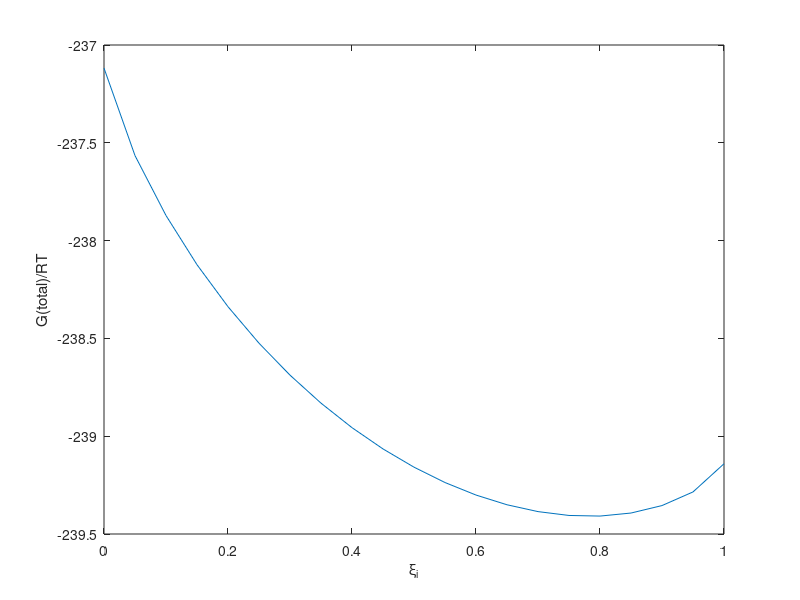

Here is the MATLAB script that generated this plot:
% Example 17.3 reworked showing that Gibbs energy is minimized
% at equilibrium conversion. From Example 17.3, the equilibrium
% conversion is 0.784 at 1 bar and 900K.

names = {'butane','butadiene','hydrogen', 'water'};
% butane  = butadiene + H2
% steam is 'inert'
% at reaction temperature from textbook example
% Note: it is necessary to recalculate DGform if T changes.
DGform = [232.854 243.474 0 -198.204];
T = 900; % K

R = 8.314; % J/molK
P = 1; %bar
DGoRT = 1000*DGform/R/T; %convert to J/mol

% reaction coordinate array
% (using a very small number instead of zero avoids blowup of log)
xi = [1e-10 .05:.05:0.95 1-1e-10];
size = length(xi);

% set up array for Gtotal
Gtot = zeros(1,size);

% specify stoichometry
n.i = [ 1 0 0 10];
nu = [ -1 1 1 0];

% loop over reaction coordinate
for i = 1: size
    % calculate final mole for given reaction coordinate
    n.f = n.i  +  nu * xi(i);
    y = n.f/sum(n.f);
    Gtot(i) = sum( n.f .* ( DGoRT + log(y * P) ) );
end

plot (xi,Gtot)
xlabel('\xi_i')
ylabel('G(total)/RT')

    